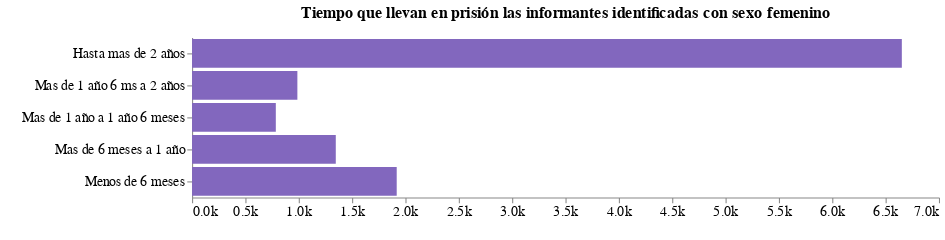

Notebook code for this chart:
### Code cell
grafico_tiempo_en_prision

### Figure 1 — Vega-Lite specification as saved in the notebook (floating-point values rounded to 4 significant figures)
{"config": {"view": {"continuousWidth": 400, "continuousHeight": 300, "strokeWidth": 0}, "title": {"fontSize": 15, "offset": 15}}, "data": {"name": "data-43e6d2a4bf0fc690115883d24602b43d"}, "mark": {"type": "bar", "color": "#8267BE"}, "encoding": {"tooltip": [{"field": "ID_PER", "title": "Numero de informantes", "type": "quantitative"}], "x": {"axis": {"format": "1s", "grid": false, "labelFontSize": 13}, "field": "ID_PER", "title": " ", "type": "quantitative"}, "y": {"axis": {"labelFontSize": 13}, "field": "Tiempo privadas de libertad", "title": " ", "type": "ordinal"}}, "height": 150, "title": "Tiempo que llevan en prisión las informantes identificadas con sexo femenino", "width": 700, "$schema": "https://vega.github.io/schema/vega-lite/v4.17.0.json", "datasets": {"data-43e6d2a4bf0fc690115883d24602b43d": [{"Tiempo privadas de libertad": "Menos de 6 meses", "ID_PER": 1918}, {"Tiempo privadas de libertad": "Mas de 6 meses a 1 año", "ID_PER": 1347}, {"Tiempo privadas de libertad": "Mas de 1 año a 1 año 6 meses", "ID_PER": 785}, {"Tiempo privadas de libertad": "Mas de 1 año 6 ms a 2 años", "ID_PER": 987}, {"Tiempo privadas de libertad": "Hasta mas de 2 años", "ID_PER": 6652}]}}
